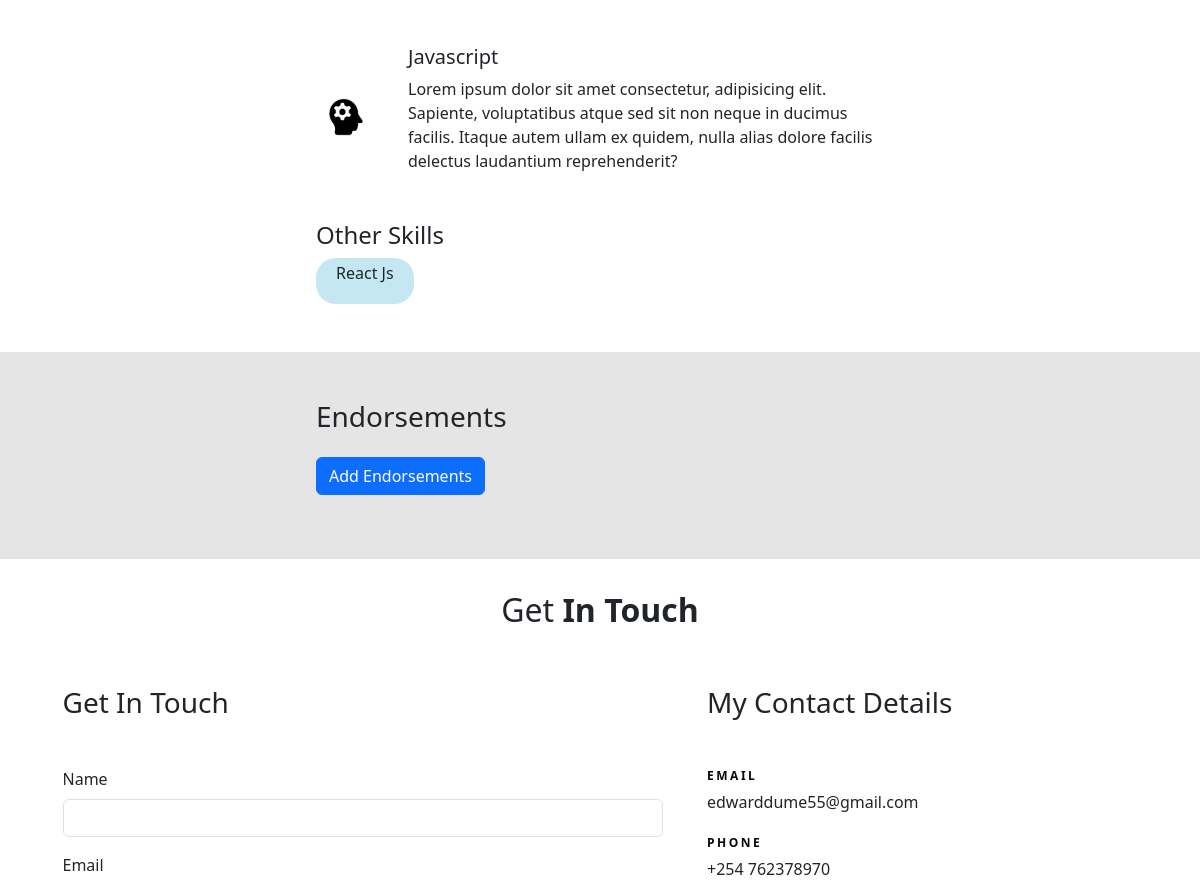
/ (middle part), run on an earlier commit of the app's database.
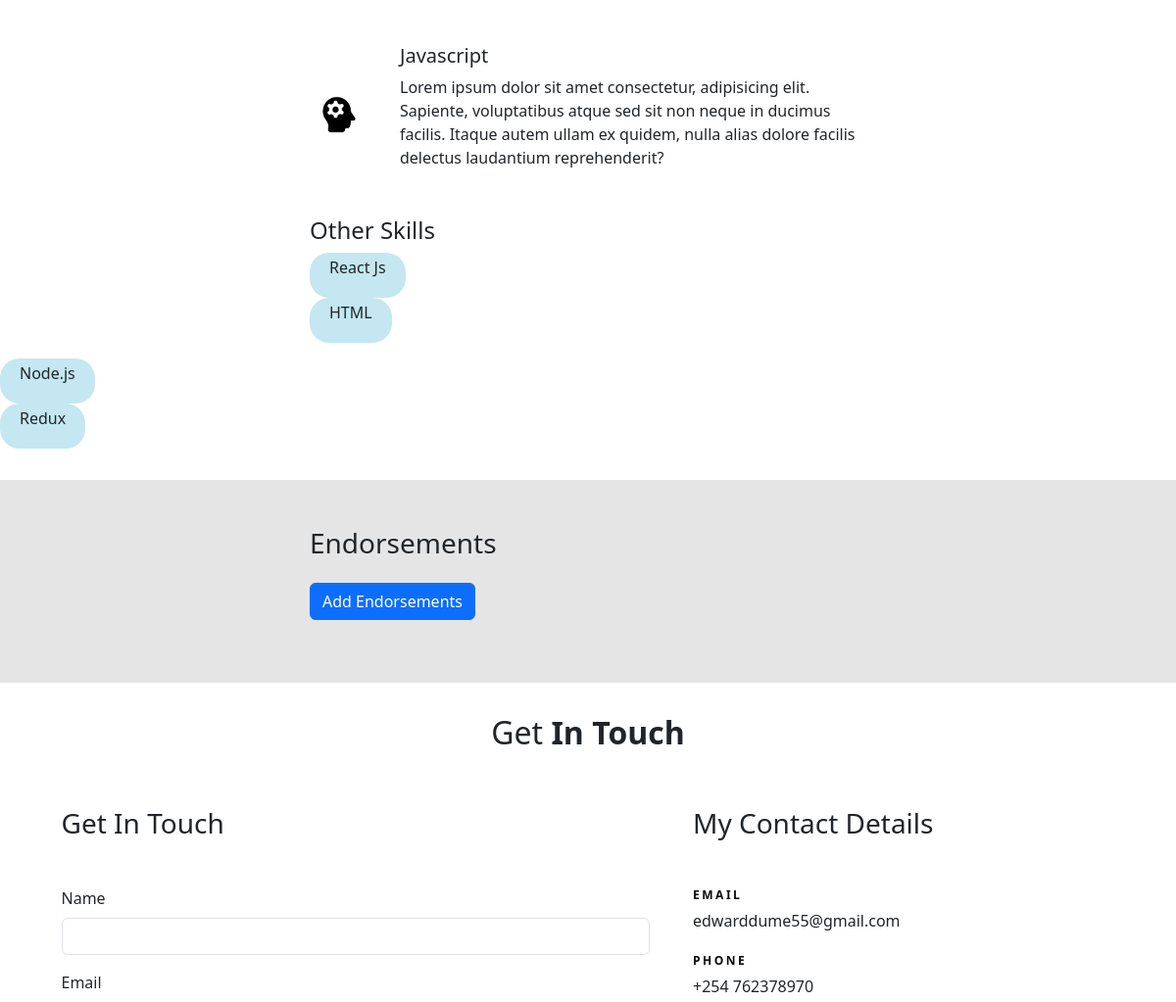
And on a later commit of the database.
### base/models.py (models this page shows, shortened)
class Skill(models.Model):
    title=models.CharField(max_length=200)
    body=models.TextField(null=True, blank=True)
    logo=models.ImageField(null=True, default='skill_icon.png')
    created=models.DateTimeField(auto_now_add=True)
    id=models.UUIDField(default=uuid.uuid4, unique=True, primary_key=True, editable=False)

class Message(models.Model):
    name=models.CharField(max_length=200, null=True)
    email=models.CharField(max_length=200, null=True)
    subject= models.CharField(max_length=200, null=True)
    body = models.TextField()
    is_read = models.BooleanField(default=False)
    id=models.UUIDField(default=uuid.uuid4, unique=True, primary_key=True, editable=False)
    created=models.DateTimeField(auto_now_add=True)

### base/views.py (the view)
# urls.py: path('',views.homePage, name='home'),
def homePage(request):
    projects = Project.objects.all()
    detailedskills = Skill.objects.exclude(body ='')
    skills = Skill.objects.filter(body='')
    endorsements=Endorsement.objects.filter(approved=True)
    form= MessageForm()
    if request.method=='POST':
        form=MessageForm(request.POST)
        if form.is_valid():
            form.save()
            messages.success(request, 'Your message was sucessfull sent')
    context={'projects':projects, 'skills':skills, 'detailedskills':detailedskills, 'form':form,'endorsements':endorsements}
    return render(request, 'base/home.html',context )

### base/forms.py
class MessageForm(ModelForm):
    class Meta:
        model = Message
        fields='__all__'
        exclude =['is_read']
    def __init__(self, *args, **kwargs):
        super(MessageForm, self).__init__(*args, **kwargs)
        self.fields['name'].widget.attrs.update(
            {'class': 'form-control'})
        self.fields['email'].widget.attrs.update(
            {'class': 'form-control'})
        self.fields['subject'].widget.attrs.update(
            {'class': 'form-control'})
        self.fields['body'].widget.attrs.update(
            {'class': 'form-control'})

### base/templates/base/home.html (shortened to what this page needs)
    {%extends 'base/main.html'%}
    {%load static%}
    {%block content%}
    <section class="section-1">
    <div class="skills-container">
        {%for skill in detailedskills%}
        <div class="skill-wrapper">
            {%if skill.logo%}
            <img class="skill-logo" src="{{skill.logo.url}}" alt="">
            {%endif%}
        <div>
            <h5>{{skill.title}}</h5>
            <p>{{skill.body}}</p>
        </div>
        </div>
        {%endfor%}
        <h4>Other Skills</h4>
        <div class="other-skills-wrapper">
        {%for skill in skills%}
        <div class="skill-tag">
                <p>{{skill.title}}</p>
            </div>
        </div>
        {%endfor%}
    </div>
</section >
<section class="section-2">
    <div class="skills-container">
        <h3>Endorsements</h3>
        <a class="btn btn-primary my-3" href="{%url 'add-endorsement'%}">Add Endorsements</a>
    </div>
</section >
<section class="section-1" id="contacts">
    <div class="container">
        <div class="row">
            <div class="col-md-12 mb-5">
                <div class="section-heading text-center">
                    <h2>Get <strong>In Touch</strong></h2>
                </div>
            </div>
            <div class="col-md-7 mb-5 mb-md-0">
                <form  action="" method="POST" class="contact-form">
                    <h3 class="mb-5">Get In Touch</h3>
                    {%for field in form%}
                    <div class="mb-3">
                        <label for="exampleInputPassword1" class="form-label">{{field.label}}</label>
                        {{field}}
                    </div>
                    {%endfor%}
                </form>
            </div>
            <div class="col-md-5 pl-md-5">
                <h3 class="mb-5">My Contact Details</h3>
                <ul class="site-contact-details">
                    <li>
                        <span class="text-uppercase">Email</span>
                        edwarddume55@gmail.com
                    </li>
                    <li>
                        <span class="text-uppercase">Phone</span>
                        +254 762378970
                    </li>
                </ul>
            </div>
        </div>
    </div>
</section>
{% endblock content %}

What changed in the data, as far as the page shows it:
added Skill: title "HTML", shown under "Other Skills"
added Skill: title "Node.js", shown under "Other Skills"
added Skill: title "Redux", shown under "Other Skills"
